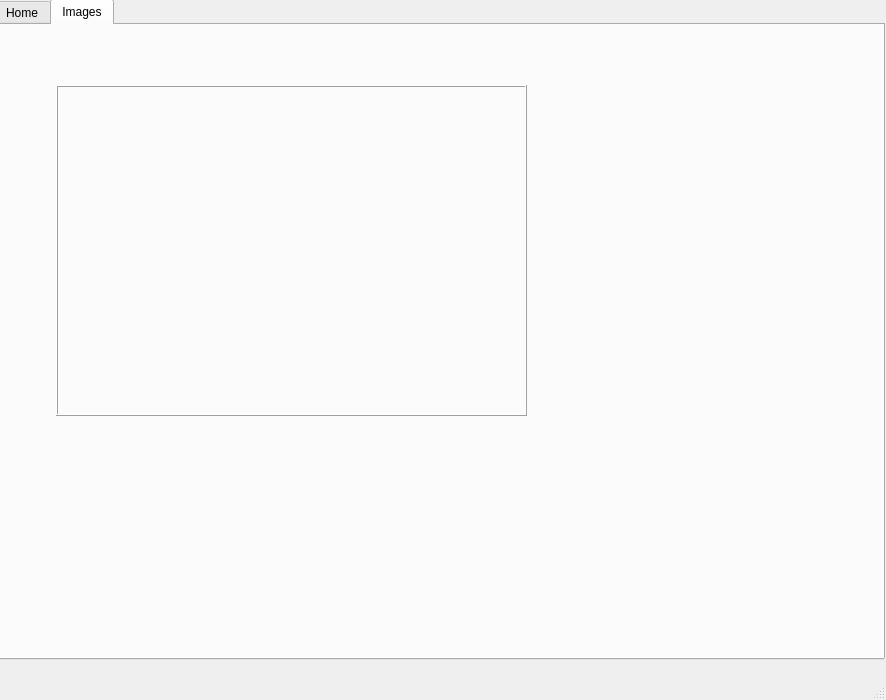
<?xml version="1.0" encoding="UTF-8"?>
<ui version="4.0">
 <class>MainWindow</class>
 <widget class="QMainWindow" name="MainWindow">
  <property name="geometry">
   <rect>
    <x>0</x>
    <y>0</y>
    <width>886</width>
    <height>700</height>
   </rect>
  </property>
  <property name="windowTitle">
   <string>MainWindow</string>
  </property>
  <widget class="QWidget" name="centralwidget">
   <widget class="QTabWidget" name="tabWidget">
    <property name="geometry">
     <rect>
      <x>-6</x>
      <y>-1</y>
      <width>891</width>
      <height>661</height>
     </rect>
    </property>
    <property name="tabPosition">
     <enum>QTabWidget::North</enum>
    </property>
    <property name="tabShape">
     <enum>QTabWidget::Rounded</enum>
    </property>
    <property name="currentIndex">
     <number>1</number>
    </property>
    <widget class="QWidget" name="main_tab">
     <attribute name="title">
      <string>Home</string>
     </attribute>
     <widget class="QWidget" name="formLayoutWidget">
      <property name="geometry">
       <rect>
        <x>30</x>
        <y>30</y>
        <width>161</width>
        <height>271</height>
       </rect>
      </property>
      <layout class="QFormLayout" name="formLayout">
       <property name="sizeConstraint">
        <enum>QLayout::SetFixedSize</enum>
       </property>
       <property name="fieldGrowthPolicy">
        <enum>QFormLayout::ExpandingFieldsGrow</enum>
       </property>
       <property name="labelAlignment">
        <set>Qt::AlignCenter</set>
       </property>
       <property name="formAlignment">
        <set>Qt::AlignCenter</set>
       </property>
       <property name="horizontalSpacing">
        <number>5</number>
       </property>
       <property name="verticalSpacing">
        <number>10</number>
       </property>
       <property name="bottomMargin">
        <number>0</number>
       </property>
       <item row="0" column="0">
        <widget class="QLabel" name="date_label">
         <property name="sizePolicy">
          <sizepolicy hsizetype="Preferred" vsizetype="Preferred">
           <horstretch>0</horstretch>
           <verstretch>0</verstretch>
          </sizepolicy>
         </property>
         <property name="font">
          <font>
           <pointsize>11</pointsize>
           <weight>75</weight>
           <bold>true</bold>
          </font>
         </property>
         <property name="text">
          <string>Date</string>
         </property>
         <property name="alignment">
          <set>Qt::AlignCenter</set>
         </property>
         <property name="indent">
          <number>13</number>
         </property>
        </widget>
       </item>
       <item row="0" column="1">
        <widget class="QDateEdit" name="date_input">
         <property name="sizePolicy">
          <sizepolicy hsizetype="Preferred" vsizetype="Fixed">
           <horstretch>0</horstretch>
           <verstretch>0</verstretch>
          </sizepolicy>
         </property>
         <property name="font">
          <font>
           <pointsize>10</pointsize>
          </font>
         </property>
         <property name="displayFormat">
          <string>MM/dd/yy</string>
         </property>
         <property name="calendarPopup">
          <bool>true</bool>
         </property>
        </widget>
       </item>
       <item row="1" column="0">
        <widget class="QLabel" name="weight_label">
         <property name="sizePolicy">
          <sizepolicy hsizetype="Preferred" vsizetype="Preferred">
           <horstretch>0</horstretch>
           <verstretch>0</verstretch>
          </sizepolicy>
         </property>
         <property name="font">
          <font>
           <pointsize>11</pointsize>
           <weight>75</weight>
           <bold>true</bold>
          </font>
         </property>
         <property name="text">
          <string>Weight</string>
         </property>
         <property name="alignment">
          <set>Qt::AlignCenter</set>
         </property>
        </widget>
       </item>
       <item row="1" column="1">
        <widget class="QLineEdit" name="weight_input">
         <property name="sizePolicy">
          <sizepolicy hsizetype="Ignored" vsizetype="Preferred">
           <horstretch>0</horstretch>
           <verstretch>0</verstretch>
          </sizepolicy>
         </property>
         <property name="minimumSize">
          <size>
           <width>65</width>
           <height>0</height>
          </size>
         </property>
         <property name="maximumSize">
          <size>
           <width>8000</width>
           <height>16777215</height>
          </size>
         </property>
         <property name="baseSize">
          <size>
           <width>25000</width>
           <height>25000</height>
          </size>
         </property>
         <property name="font">
          <font>
           <pointsize>10</pointsize>
          </font>
         </property>
         <property name="maxLength">
          <number>5</number>
         </property>
         <property name="alignment">
          <set>Qt::AlignLeading|Qt::AlignLeft|Qt::AlignVCenter</set>
         </property>
        </widget>
       </item>
       <item row="2" column="0">
        <widget class="QLabel" name="calories_label">
         <property name="font">
          <font>
           <pointsize>11</pointsize>
           <weight>75</weight>
           <bold>true</bold>
          </font>
         </property>
         <property name="text">
          <string>Calories</string>
         </property>
        </widget>
       </item>
       <item row="2" column="1">
        <widget class="QLineEdit" name="calories_input">
         <property name="sizePolicy">
          <sizepolicy hsizetype="Ignored" vsizetype="Preferred">
           <horstretch>0</horstretch>
           <verstretch>0</verstretch>
          </sizepolicy>
         </property>
         <property name="minimumSize">
          <size>
           <width>65</width>
           <height>0</height>
          </size>
         </property>
         <property name="font">
          <font>
           <pointsize>10</pointsize>
          </font>
         </property>
         <property name="maxLength">
          <number>6</number>
         </property>
         <property name="alignment">
          <set>Qt::AlignLeading|Qt::AlignLeft|Qt::AlignVCenter</set>
         </property>
        </widget>
       </item>
       <item row="3" column="0">
        <widget class="QLabel" name="protein_label">
         <property name="font">
          <font>
           <pointsize>11</pointsize>
           <weight>75</weight>
           <bold>true</bold>
          </font>
         </property>
         <property name="text">
          <string>Protein</string>
         </property>
        </widget>
       </item>
       <item row="3" column="1">
        <widget class="QLineEdit" name="protein_input">
         <property name="sizePolicy">
          <sizepolicy hsizetype="Ignored" vsizetype="Preferred">
           <horstretch>0</horstretch>
           <verstretch>0</verstretch>
          </sizepolicy>
         </property>
         <property name="minimumSize">
          <size>
           <width>65</width>
           <height>0</height>
          </size>
         </property>
         <property name="font">
          <font>
           <pointsize>10</pointsize>
          </font>
         </property>
         <property name="maxLength">
          <number>5</number>
         </property>
         <property name="alignment">
          <set>Qt::AlignLeading|Qt::AlignLeft|Qt::AlignVCenter</set>
         </property>
        </widget>
       </item>
       <item row="4" column="0">
        <widget class="QLabel" name="carbs_label">
         <property name="font">
          <font>
           <pointsize>11</pointsize>
           <weight>75</weight>
           <bold>true</bold>
          </font>
         </property>
         <property name="text">
          <string>Carbs</string>
         </property>
        </widget>
       </item>
       <item row="4" column="1">
        <widget class="QLineEdit" name="carbs_input">
         <property name="sizePolicy">
          <sizepolicy hsizetype="Ignored" vsizetype="Preferred">
           <horstretch>0</horstretch>
           <verstretch>0</verstretch>
          </sizepolicy>
         </property>
         <property name="minimumSize">
          <size>
           <width>65</width>
           <height>0</height>
          </size>
         </property>
         <property name="font">
          <font>
           <pointsize>10</pointsize>
          </font>
         </property>
         <property name="maxLength">
          <number>5</number>
         </property>
         <property name="alignment">
          <set>Qt::AlignLeading|Qt::AlignLeft|Qt::AlignVCenter</set>
         </property>
        </widget>
       </item>
       <item row="5" column="0">
        <widget class="QLabel" name="steps_label">
         <property name="font">
          <font>
           <pointsize>11</pointsize>
           <weight>75</weight>
           <bold>true</bold>
          </font>
         </property>
         <property name="text">
          <string>Steps</string>
         </property>
        </widget>
       </item>
       <item row="5" column="1">
        <widget class="QLineEdit" name="steps_input">
         <property name="sizePolicy">
          <sizepolicy hsizetype="Ignored" vsizetype="Preferred">
           <horstretch>0</horstretch>
           <verstretch>0</verstretch>
          </sizepolicy>
         </property>
         <property name="minimumSize">
          <size>
           <width>65</width>
           <height>0</height>
          </size>
         </property>
         <property name="font">
          <font>
           <pointsize>10</pointsize>
          </font>
         </property>
         <property name="maxLength">
          <number>5</number>
         </property>
         <property name="alignment">
          <set>Qt::AlignLeading|Qt::AlignLeft|Qt::AlignVCenter</set>
         </property>
        </widget>
       </item>
       <item row="6" column="0">
        <widget class="QLabel" name="burned_label">
         <property name="font">
          <font>
           <pointsize>11</pointsize>
           <weight>75</weight>
           <bold>true</bold>
          </font>
         </property>
         <property name="text">
          <string>Burned</string>
         </property>
        </widget>
       </item>
       <item row="6" column="1">
        <widget class="QLineEdit" name="burned_input">
         <property name="sizePolicy">
          <sizepolicy hsizetype="Ignored" vsizetype="Preferred">
           <horstretch>0</horstretch>
           <verstretch>0</verstretch>
          </sizepolicy>
         </property>
         <property name="minimumSize">
          <size>
           <width>65</width>
           <height>0</height>
          </size>
         </property>
         <property name="font">
          <font>
           <pointsize>10</pointsize>
          </font>
         </property>
         <property name="maxLength">
          <number>3</number>
         </property>
         <property name="alignment">
          <set>Qt::AlignLeading|Qt::AlignLeft|Qt::AlignVCenter</set>
         </property>
        </widget>
       </item>
       <item row="7" column="0">
        <widget class="QLabel" name="sleep_label">
         <property name="font">
          <font>
           <pointsize>11</pointsize>
           <weight>75</weight>
           <bold>true</bold>
          </font>
         </property>
         <property name="text">
          <string>Sleep</string>
         </property>
        </widget>
       </item>
       <item row="7" column="1">
        <widget class="QLineEdit" name="sleep_input">
         <property name="sizePolicy">
          <sizepolicy hsizetype="Ignored" vsizetype="Preferred">
           <horstretch>0</horstretch>
           <verstretch>0</verstretch>
          </sizepolicy>
         </property>
         <property name="minimumSize">
          <size>
           <width>65</width>
           <height>0</height>
          </size>
         </property>
         <property name="font">
          <font>
           <pointsize>10</pointsize>
          </font>
         </property>
         <property name="maxLength">
          <number>4</number>
         </property>
         <property name="alignment">
          <set>Qt::AlignLeading|Qt::AlignLeft|Qt::AlignVCenter</set>
         </property>
        </widget>
       </item>
      </layout>
     </widget>
     <widget class="QToolButton" name="save_button">
      <property name="geometry">
       <rect>
        <x>110</x>
        <y>310</y>
        <width>31</width>
        <height>31</height>
       </rect>
      </property>
      <property name="cursor">
       <cursorShape>PointingHandCursor</cursorShape>
      </property>
      <property name="text">
       <string>...</string>
      </property>
      <property name="icon">
       <iconset>
        <activeon>../../../../../.designer/backup/imgs/add_icon.png</activeon>
       </iconset>
      </property>
      <property name="iconSize">
       <size>
        <width>25</width>
        <height>25</height>
       </size>
      </property>
     </widget>
     <widget class="QGroupBox" name="weekly_data">
      <property name="geometry">
       <rect>
        <x>210</x>
        <y>30</y>
        <width>661</width>
        <height>541</height>
       </rect>
      </property>
      <property name="title">
       <string>Weekly Data</string>
      </property>
      <property name="flat">
       <bool>false</bool>
      </property>
      <property name="checkable">
       <bool>false</bool>
      </property>
      <widget class="QWidget" name="gridLayoutWidget">
       <property name="geometry">
        <rect>
         <x>10</x>
         <y>20</y>
         <width>81</width>
         <height>61</height>
        </rect>
       </property>
       <layout class="QGridLayout" name="gridLayout"/>
      </widget>
     </widget>
    </widget>
    <widget class="QWidget" name="image_tab">
     <attribute name="title">
      <string>Images</string>
     </attribute>
     <widget class="QLabel" name="pic">
      <property name="geometry">
       <rect>
        <x>60</x>
        <y>60</y>
        <width>471</width>
        <height>331</height>
       </rect>
      </property>
      <property name="sizePolicy">
       <sizepolicy hsizetype="MinimumExpanding" vsizetype="MinimumExpanding">
        <horstretch>0</horstretch>
        <verstretch>0</verstretch>
       </sizepolicy>
      </property>
      <property name="frameShape">
       <enum>QFrame::Box</enum>
      </property>
      <property name="frameShadow">
       <enum>QFrame::Raised</enum>
      </property>
      <property name="text">
       <string/>
      </property>
     </widget>
    </widget>
   </widget>
  </widget>
  <widget class="QMenuBar" name="menubar">
   <property name="geometry">
    <rect>
     <x>0</x>
     <y>0</y>
     <width>886</width>
     <height>19</height>
    </rect>
   </property>
  </widget>
  <widget class="QStatusBar" name="statusbar"/>
 </widget>
 <resources/>
 <connections/>
</ui>
